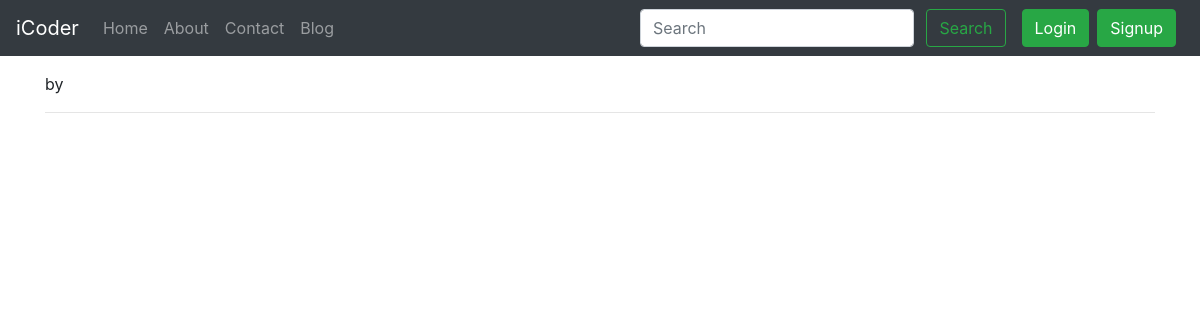
The page /blog/t1 on the database as committed earlier.
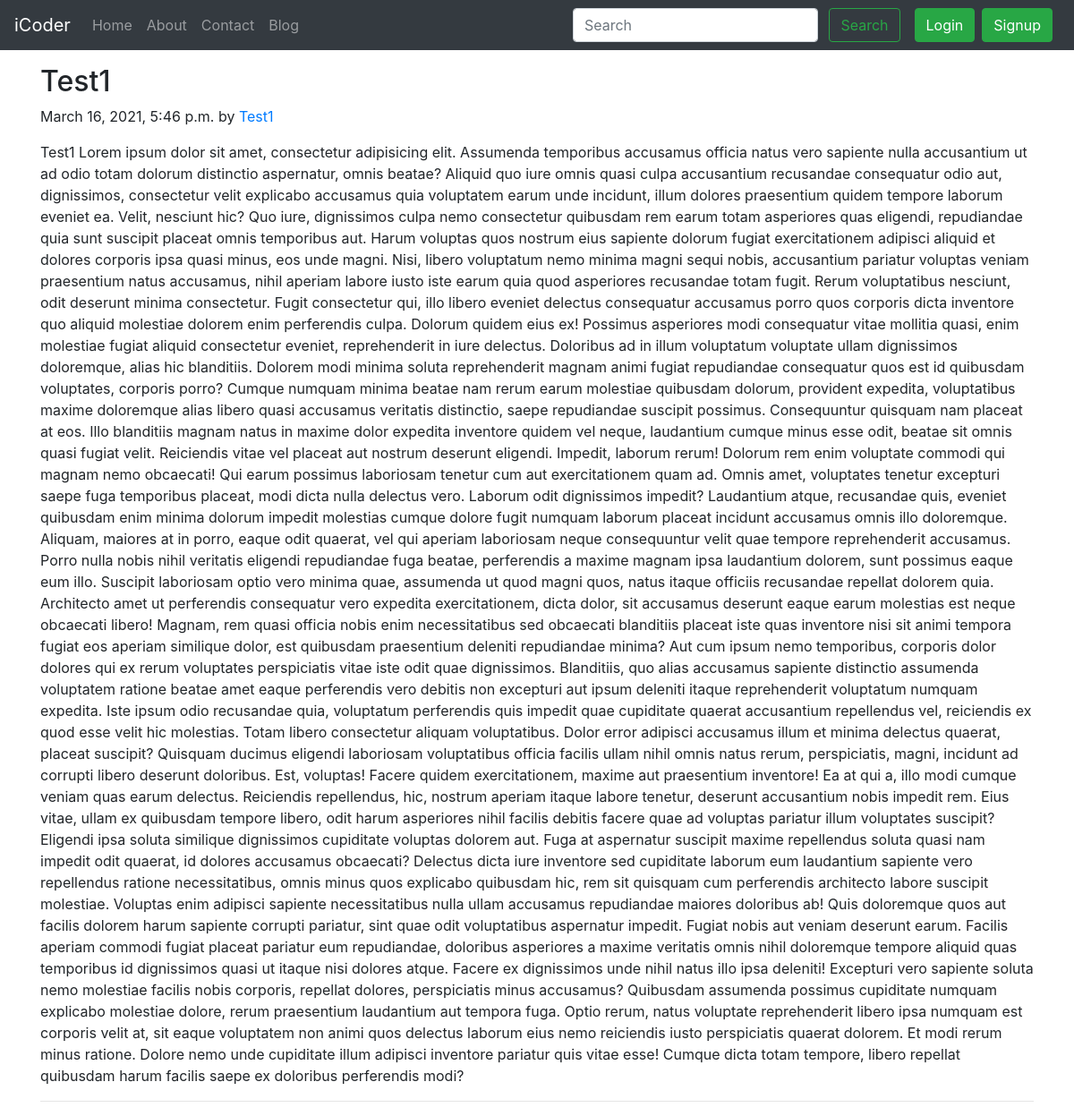
The same page on the database as committed later.
### blog/models.py (models this page shows, shortened)
class Post(models.Model):
	sno = models.AutoField(primary_key=True)
	title = models.CharField(max_length=255)
	content = models.TextField()
	author = models.CharField(max_length=13)
	slug = models.CharField(max_length=130, default="")
	timeStamp = models.DateTimeField(blank=True)

### blog/views.py (the view)
# urls.py: path('<str:slug>', views.blogPost, name='blogPost'),
def blogPost(request, slug):
	post = Post.objects.filter(slug=slug).first()
	context = {"post": post}
	return render(request, "blog/blogPost.html", context)

### templates/blog/blogPost.html (shortened to what this page needs)
{% extends 'base.html' %}
{% block body %}
<div class="container my-3">
	<div class="blog-post">
		<h2 class="blog-post-title">{{post.title}}</h2>
		<p class="blog-post-meta">{{post.timeStamp}} by <a href="/about">{{post.author}}</a></p>
		<p>{{post.content}}</p>
		<hr>
	</div>
</div>
{% endblock body %}

### templates/base.html (shortened to what this page needs)
<!doctype html>
<html lang="en">
<head>
	<link rel="stylesheet" href="https://cdn.jsdelivr.net/npm/bootstrap@4.6.0/dist/css/bootstrap.min.css"
>
</head>
<body>
	<nav class="navbar navbar-expand-lg navbar-dark bg-dark">
		<a class="navbar-brand" href="/">iCoder</a>
		<div class="collapse navbar-collapse" id="navbarSupportedContent">
			<ul class="navbar-nav mr-auto">
				<li class="nav-item {% block homeactive %} {% endblock homeactive %}">
					<a class="nav-link" href="/">Home <span class="sr-only">(current)</span></a>
				</li>
				<li class="nav-item {% block aboutactive %} {% endblock aboutactive %}">
					<a class="nav-link" href="/about">About</a>
				</li>
				<li class="nav-item {% block contactactive %} {% endblock contactactive %}">
					<a class="nav-link" href="/contact">Contact</a>
				</li>
				<li class="nav-item {% block blogactive %} {% endblock blogactive %}">
					<a class="nav-link" href="/blog">Blog</a>
				</li>
			</ul>
			<div class="ml-auto form-inline">
				<form action="/search" method="GET" class="my-2 my-lg-0 mx-3">
					<input class="form-control mr-sm-2" type="search" name="query" id="query" placeholder="Search"
						aria-label="Search">
					<button class="btn btn-outline-success my-2 my-sm-0" type="submit">Search</button>
				</form>
				{% if user.is_authenticated %}
				<ul class="navbar-nav mr-2">
					<li class="nav-item dropdown">
						<a class="nav-link dropdown-toggle" href="#" id="navbarDropdown" role="button"
							data-toggle="dropdown" aria-haspopup="true" aria-expanded="false">
							Welcome {{request.user}}
						</a>
						<div class="dropdown-menu" aria-labelledby="navbarDropdown">
							<a class="dropdown-item" href="/logout">Logout</a>
						</div>
					</li>
				</ul>
				{% else %}
				<button type="button" class="btn btn-success mr-2" data-toggle="modal" data-target="#LoginModal">
					Login
				</button>
				<button type="button" class="btn btn-success mr-2" data-toggle="modal" data-target="#signupModal">
					Signup
				</button>
				{% endif %}
			</div>
		</div>
	</nav>
	{% block body %}{% endblock body %}
</body>
</html>

Rows that differ between the two databases and show on the page:
added Post: title "Test1", timeStamp "March 16, 2021, 5:46 p.m.", author "Test1", content "Test1 Lorem ipsum dolor sit amet, consectetur adipisicing elit. Assumenda temporibus accusamus officia natus vero sapiente nulla accusantium ut ad odio totam dolorum distinctio aspernatur, omnis beatae? Aliquid quo iure omnis quasi culpa accusantium recusandae consequatur odio aut, dignissimos, consectetur velit explicabo accusamus quia voluptatem earum unde incidunt, illum dolores praesentium quidem tempore laborum eveniet ea. Velit, nesciunt hic? Quo iure, dignissimos culpa nemo consectetur quibusdam rem earum totam asperiores quas eligendi, repudiandae quia sunt suscipit placeat omnis temporibus aut. Harum voluptas quos nostrum eius sapiente dolorum fugiat exercitationem adipisci aliquid…"
